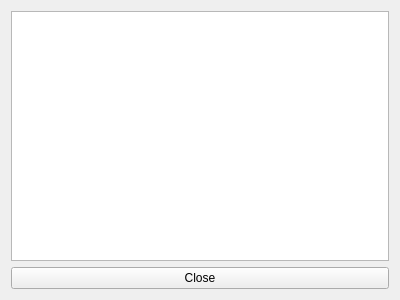
<?xml version="1.0" encoding="UTF-8"?>
<ui version="4.0">
 <class>JointDatasForm</class>
 <widget class="QWidget" name="JointDatasForm">
  <property name="geometry">
   <rect>
    <x>0</x>
    <y>0</y>
    <width>400</width>
    <height>300</height>
   </rect>
  </property>
  <property name="windowTitle">
   <string>JointDatasForm</string>
  </property>
  <layout class="QGridLayout" name="gridLayout">
   <item row="0" column="0">
    <widget class="QTextBrowser" name="datas_textBrowser"/>
   </item>
   <item row="1" column="0">
    <widget class="QPushButton" name="close_pushButton">
     <property name="text">
      <string>Close</string>
     </property>
    </widget>
   </item>
  </layout>
 </widget>
 <resources/>
 <connections/>
</ui>
